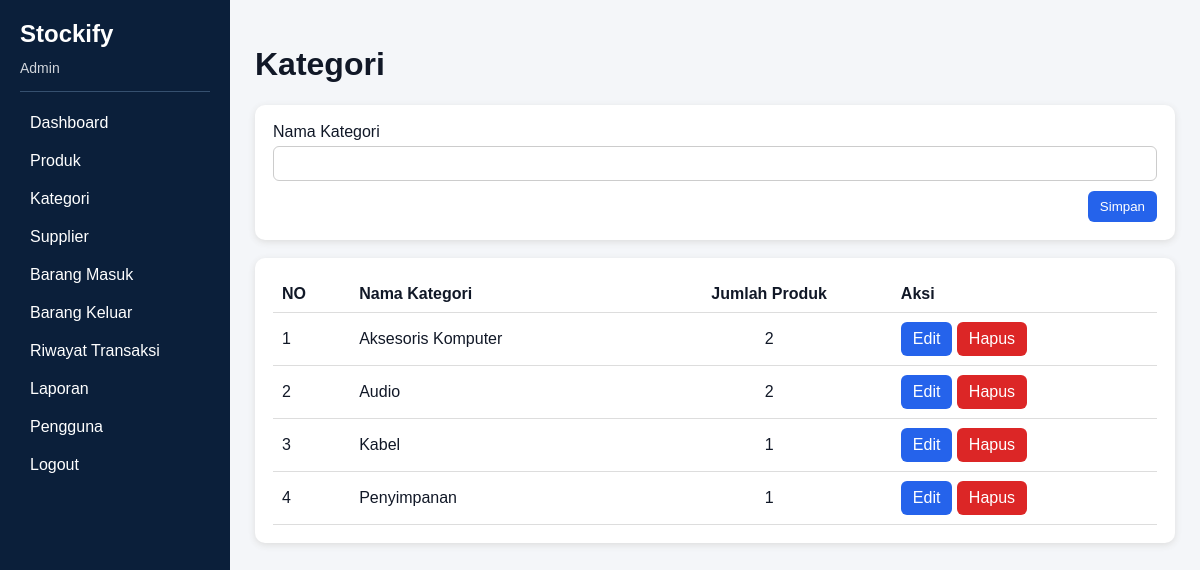
Screenshot of /public/categories/index.php (signed in) with the database file from the repository.
### tables this page shows
CREATE TABLE categories(id INT AUTO_INCREMENT PRIMARY KEY,name VARCHAR(100) UNIQUE NOT NULL,created_at TIMESTAMP DEFAULT CURRENT_TIMESTAMP);

### helpers/auth.php (called while the page is built, shortened)
<?php
function e($v){return htmlspecialchars((string)($v??''),ENT_QUOTES,'UTF-8');}
?>

### public/categories/index.php (the view, shortened to what this page needs)
<?php
require_once __DIR__.'/../../config/database.php';
require_once __DIR__.'/../../helpers/auth.php';
$rows = $pdo->query(
    'SELECT
        c.id,
        c.name,
        COUNT(p.id) product_count
     FROM categories c
     LEFT JOIN products p ON p.category_id=c.id
     GROUP BY c.id,c.name
     ORDER BY c.name ASC'
)->fetchAll();
require __DIR__.'/../../views/header.php';
?>
<div class="card">
    <form method="post">
        <label>
            Nama Kategori
        </label>
        <input
            type="text"
            name="name"
            required
        >
        <div
            style="
                text-align: right;
                margin-top: 10px;
            "
        >
            <button
                type="submit"
                class="btn"
            >
                Simpan
            </button>
        </div>
    </form>
</div>
<div class="card">
    <table>
        <tr>
            <th>
                NO
            </th>
            <th>
                Nama Kategori
            </th>
            <th style="text-align: center; white-space: nowrap;">
                Jumlah Produk
            </th>
            <th>
                Aksi
            </th>
        </tr>
        <?php foreach ($rows as $i => $r): ?>
            <tr>
                <td>
                    <?=$i + 1?>
                </td>
                <td>
                    <?=e($r['name'])?>
                </td>
                <td
                    style="
                        text-align: center;
                        white-space: nowrap;
                    "
                >
                    <?=$r['product_count']?>
                </td>
                <td>
                    <a
                        class="btn"
                        href="edit.php?id=<?=$r['id']?>"
                    >
                        Edit
                    </a>
                    <a
                        class="btn red"
                        href="?delete=<?=$r['id']?>"
                        onclick="return confirm('Hapus kategori ini?')"
                    >
                        Hapus
                    </a>
                </td>
            </tr>
        <?php endforeach; ?>
    </table>
</div>
<?php
require __DIR__.'/../../views/footer.php';
?>

### views/header.php (style rules this page uses)
* { box-sizing: border-box; }
body { margin: 0; font-family: Arial; background: #F4F6F9; color: #111827; }
.card { background: #fff; padding: 18px; border-radius: 10px; margin-bottom: 18px; box-shadow: 0 2px 7px #ddd; }
input, select, textarea { width: 100%; padding: 9px; border: 1px solid #ccc; border-radius: 6px; margin-top: 5px; }
.btn { display: inline-block; padding: 8px 12px; border: 0; border-radius: 6px; background: #2563EB; color: #fff; text-decoration: none; cursor: pointer; }
.red { background: #DC2626; }
table { width: 100%; border-collapse: collapse; }
th, td { padding: 9px; border-bottom: 1px solid #ddd; text-align: left; }

### rows the page displays
categories: name "Aksesoris Komputer", product_count "2"
categories: name "Audio", product_count "2"
categories: name "Kabel", product_count "1"
categories: name "Penyimpanan", product_count "1"

### other values shown
$u['role'] "Admin"
$title "Kategori"
